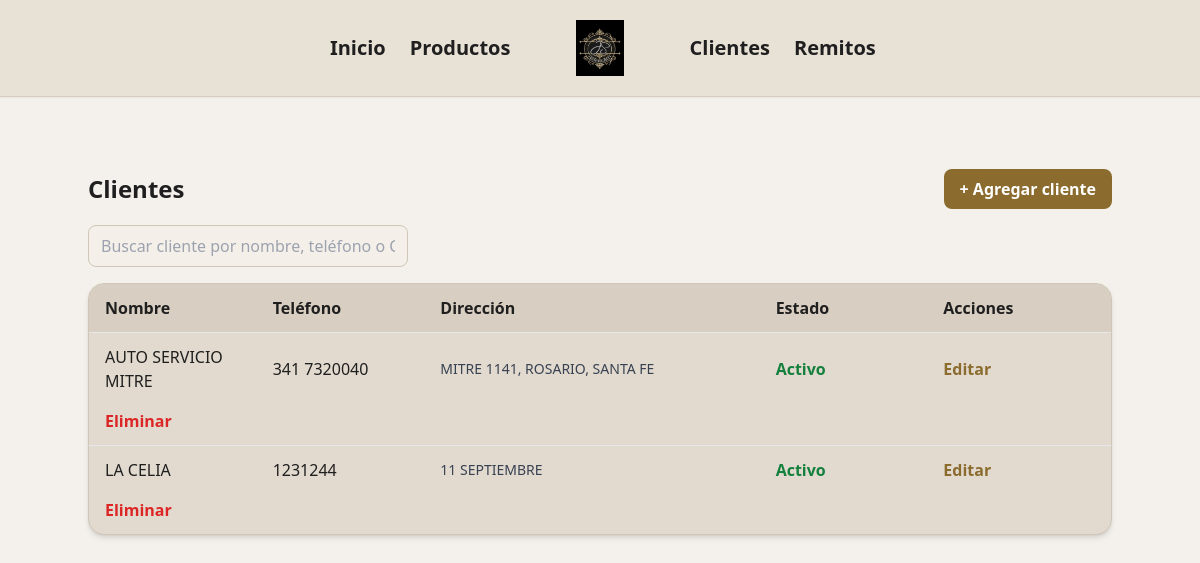
Page /clientes/ on the earlier database version.
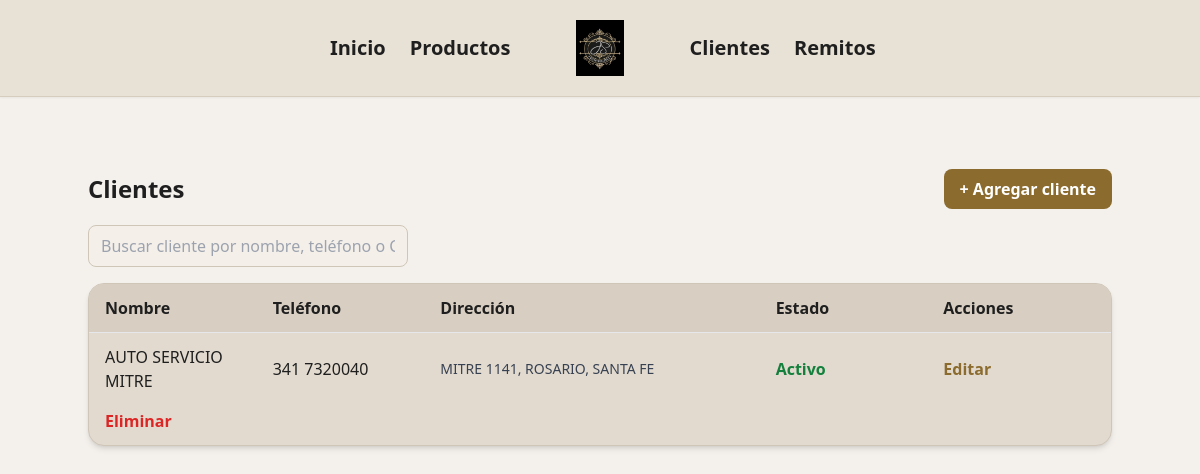
Same page on the later database version.
### jsdistribucionesapp/clientes/models.py (models this page shows)
class Cliente(db.Model):
    __tablename__ = 'clientes'
    cid = db.Column(db.Integer, primary_key=True)
    nombre = db.Column(db.String, nullable=False)
    direccion = db.Column(db.String)
    telefono = db.Column(db.String, nullable=False)
    email = db.Column(db.String)
    cuit = db.Column(db.String)
    activo = db.Column(db.Boolean, default=True)

### jsdistribucionesapp/clientes/routes.py (the view)
@clientes.route('/')
def index():
    clientes = Cliente.query.order_by(Cliente.nombre.asc()).all()
    return render_template('clientes/index.html', clientes=clientes)

### jsdistribucionesapp/clientes/templates/clientes/index.html (shortened to what this page needs)
{% extends "base.html" %}
{% block content %}
<div class="max-w-5xl mx-auto mt-6">
  <div class="flex justify-between items-center mb-4">
    <h1 class="text-2xl font-bold text-[#1F1F1F]">
      Clientes
    </h1>
    <a href="{{ url_for('clientes.agregar') }}"
       class="bg-[#8B6B2E] text-white px-4 py-2 rounded-lg
              font-semibold hover:bg-[#755824] transition">
      + Agregar cliente
    </a>
  </div>
  <div class="mb-4">
    <input
      type="text"
      id="buscador"
      placeholder="Buscar cliente por nombre, teléfono o CUIT..."
      class="w-80 px-3 py-2 rounded-lg border border-[#CFC6B8]
             bg-[#F4EFE9] text-[#1F1F1F]
             focus:outline-none focus:ring-2 focus:ring-[#8B6B2E]"
    >
  </div>
  <div class="bg-[#E2DACF] border border-[#CFC6B8]
              rounded-2xl shadow-md overflow-hidden">
    <div class="grid grid-cols-6 gap-4 px-4 py-3
                font-semibold bg-[#D8CFC2]
                border-b sticky top-0 z-10">
      <span>Nombre</span>
      <span>Teléfono</span>
      <span class="col-span-2">Dirección</span>
      <span>Estado</span>
      <span>Acciones</span>
    </div>
    <div class="max-h-[450px] overflow-y-auto divide-y">
      {% for cliente in clientes %}
      <div class="grid grid-cols-6 gap-4 items-center
                  px-4 py-3 hover:bg-[#EFE9E1] cliente-row">
        <span class="font-medium cliente-nombre">
          {{ cliente.nombre }}
        </span>
        <span>
          {{ cliente.telefono }}
        </span>
        <span class="col-span-2 text-sm text-gray-700">
          {{ cliente.direccion or "-" }}
        </span>
        {% if cliente.activo == True %}
          <span class="text-green-700 font-semibold">
            Activo
          </span>
        {% else %}
          <span class="text-red-700 font-semibold">
            Inactivo
          </span>
        {% endif %}
        <a href="{{ url_for('clientes.editar', id=cliente.cid) }}"
           class="text-[#8B6B2E] font-semibold hover:underline">
          Editar
        </a>
        <form action="{{ url_for('clientes.eliminar', id=cliente.cid) }}"
              method="post">
          <button class="text-red-600 font-semibold hover:underline">
            Eliminar
          </button>
        </form>
      </div>
      {% endfor %}
    </div>
  </div>
</div>
{% endblock %}

Differences in the rows shown:
removed Cliente: nombre "LA CELIA", telefono "1231244", direccion "11 SEPTIEMBRE", activo "Activo"
